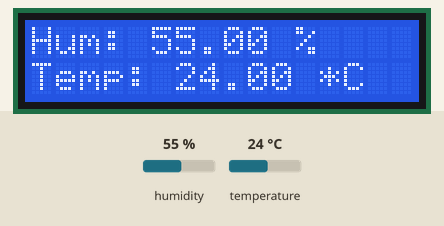
The sketch below on a simulated Arduino Uno, built with avr-gcc and run on an emulated ATmega328P. On the bench: 16×2 character LCD. Wiring (inferred from the names in the program): DHT22 sensor: data pin 7. The inputs (shaded band) are chosen by the test bench; at power-on: humidity 55 %, temperature 24 °C.

Above: at 1.2 s.
1.3 s: humidity set to 22 %
At 3.2 s:
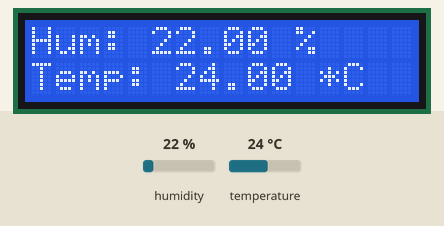
7.3 s: temperature set to 19 °C
At 9.7 s:
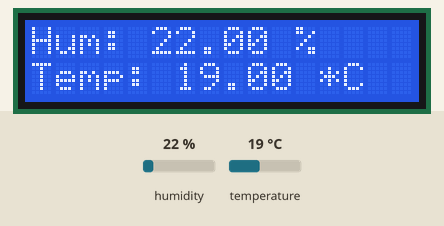
13.3 s: humidity set to 40 %
At 15.0 s:
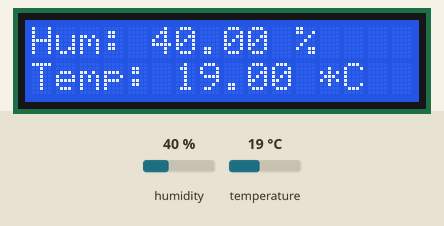
19.3 s: temperature set to 12 °C
At 21.4 s:
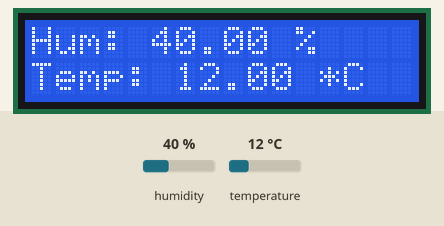
25.3 s: humidity set to 88 %
At 26.7 s:
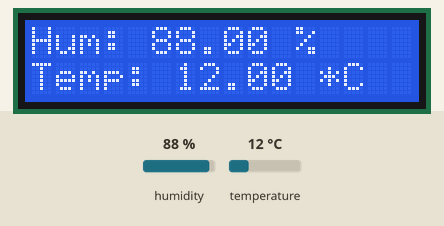
43.3 s: temperature set to 28 °C
At 45.4 s:
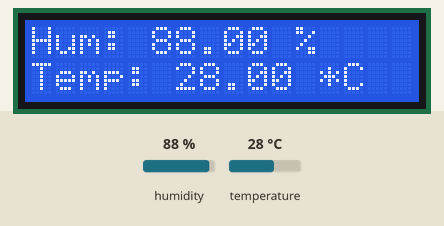
Timing chart, 0 to 46.9 s (numbered marks = the images above; inputs shaded):
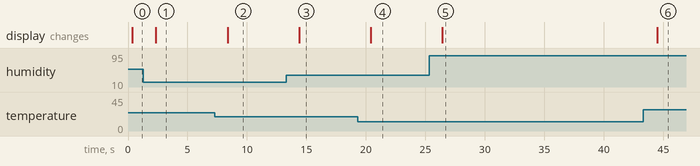

The sketch:

LCD_with_DHT22.ino
```cpp
/*  LCD screen with DHT22 sensor demo sketch

 *

 * This sketch shows you how to use the 16x2 LCD display in

 * 4-bit mode with the Arduino Uno, and display data from

 * the DHT22 sensor.

 *

 * The LiquidCrystal library works with all LCD displays that are

 * compatible with the Hitachi HD44780 driver. There are many

 * of them out there, and you  can usually tell them by the

 * 16-pin interface.

 *

 * Components

 * ----------

 *  - Arduino Uno

 *  - 10KOhm potentiometer

 *  - DHT22

 *  - 10KOhm resistor for the sensor

 *  - jumper wires

 *  - Breadboard

 *

 *  Libraries

 *  ---------

 *  - LiquidCrystal (comes with Arduino IDE)

 *  - DHT

 *

 * Connections

 * -----------

 *  LCD screen    |    Arduino Uno

 *  -----------------------------

 *      1  (Vss)  |      GND

 *      2  (Vdd)  |      5V

 *      3  (VO)   |      Potentiometer

 *      4  (RS)   |      12

 *      5  (RW)   |      GND

 *      6  (E)    |      11

 *      7  (D0)   |      Not connected

 *      8  (D1)   |      Not connected

 *      9  (D2)   |      Not connected

 *      10 (D3)   |      Not connected

 *      11 (D4)   |      5

 *      12 (D5)   |      4

 *      13 (D6)   |      3

 *      14 (D7)   |      2

 *      15 (A)    |      5V

 *      16 (K)    |      GND

 *

 * For the potentiometer, connect the middle pin

 * to pin 3 (V0) of the display. The other two, connect

 * to 5V and GND. It doesn't matter which pin goes to

 * 5V and to GND.

 *

 * For the DHT22:

 *

 *  * Hold the sensor so that the grill is towards you. Here are the connections

 *

 *     -----------

 *     | - |  -  |

 *     | - |  -  |

 *     | - |  -  |

 *     | - |  -  |

 *     -----------

 *     |  |  |  |

 *     |  |  |  |

 *     |  |  |  |

 *     |  |  |  |

 *    5V  2     GND

 *      data

 *

 * Connect a 10KOhm resistor between the 5V and data pin (2)

 *

 * Other information

 * -----------------

 *  For information on the LiquidCrystal library: https://www.arduino.cc/en/Reference/LiquidCrystal

 *

 *  Created on November 18 2016 by Peter Dalmaris

 *

 */


#include <LiquidCrystal.h>

#include "DHT.h"


#define DHTPIN 7     // what pin we're connected to

#define DHTTYPE DHT22   // DHT 22  (AM2302)

DHT dht(DHTPIN, DHTTYPE);


// initialize the library with the numbers of the interface pins

LiquidCrystal lcd(12, 11, 5, 4, 3, 2);


void setup() {

  // set up the LCD's number of columns and rows:

  lcd.begin(16, 2);

  // Print a message to the LCD.

  lcd.print("DHT test");

  dht.begin();

}


void loop() {

  float h = dht.readHumidity();

  float t = dht.readTemperature();


  // check if returns are valid, if they are NaN (not a number) then something went wrong!

  if (isnan(t) || isnan(h)) {

    lcd.clear();

    lcd.setCursor(0, 0);

    lcd.print("Can't get reading");

    lcd.setCursor(0, 1);

    lcd.print("from DHT");


  } else {

    lcd.clear();

    lcd.setCursor(0, 0);

    lcd.print("Hum: ");

    lcd.print(h);

    lcd.print(" %");

    lcd.setCursor(0, 1);

    lcd.print("Temp: ");

    lcd.print(t);

    lcd.print(" *C");

  }

}
```

Measured:
- after the input at 1.3 s, the display: changes after 1.1 s (image 1)
- after the input at 7.3 s, the display: changes after 1.1 s (image 2)
- after the input at 13.3 s, the display: changes after 1.1 s (image 3)
- after the input at 19.3 s, the display: changes after 1.1 s (image 4)
- after the input at 25.3 s, the display: changes after 1.1 s (image 5)
- after the input at 43.3 s, the display: changes after 1.2 s (image 6)
